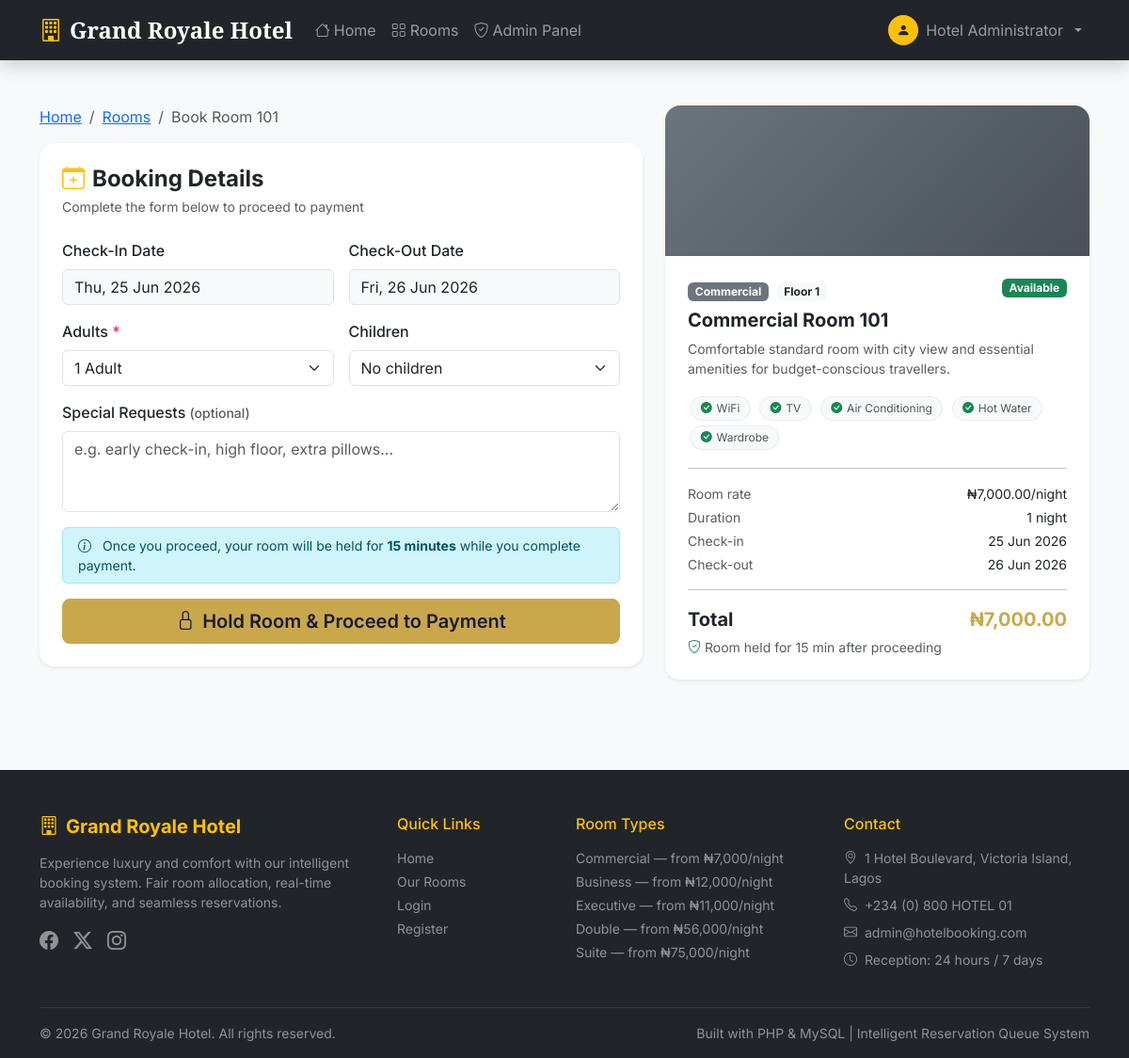
The app's page /book.php?room_id=1&check_in=2026-06-25&check_out=2026-06-26 (signed in) with its own data.
### tables this page shows
CREATE TABLE IF NOT EXISTS rooms (
    id INT AUTO_INCREMENT PRIMARY KEY,
    room_number VARCHAR(10) NOT NULL UNIQUE,
    room_type ENUM('Commercial','Business','Executive','Double','Suite') NOT NULL,
    floor INT DEFAULT 1,
    capacity INT DEFAULT 2,
    rate DECIMAL(10,2) NOT NULL,
    description TEXT,
    amenities TEXT,
    status ENUM('available','occupied','reserved','maintenance') DEFAULT 'available',
    image VARCHAR(255) DEFAULT 'default-room.jpg',
    created_at TIMESTAMP DEFAULT CURRENT_TIMESTAMP,
    updated_at TIMESTAMP DEFAULT CURRENT_TIMESTAMP ON UPDATE CURRENT_TIMESTAMP
);

### includes/config.php (called while the page is built, shortened)
<?php
function sanitize(string $input): string {
    return htmlspecialchars(strip_tags(trim($input)), ENT_QUOTES, 'UTF-8');
}
function formatCurrency(float $amount): string {
    return '₦' . number_format($amount, 2);
}

### includes/functions.php (called while the page is built, shortened)
<?php
require_once __DIR__ . '/config.php';
function getRoomById(int $id): ?array {
    global $conn;
    $stmt = $conn->prepare('SELECT * FROM rooms WHERE id = ?');
    $stmt->bind_param('i', $id);
    $stmt->execute();
    $row = $stmt->get_result()->fetch_assoc();
    return $row ?: null;
}

### book.php (the view, shortened to what this page needs)
<?php
require_once 'includes/config.php';
require_once 'includes/functions.php';
$roomId   = (int)($_GET['room_id']   ?? 0);
$checkIn  = sanitize($_GET['check_in']  ?? date('Y-m-d'));
$checkOut = sanitize($_GET['check_out'] ?? date('Y-m-d', strtotime('+1 day')));
$room = getRoomById($roomId);
$nights = max(1, (int)((strtotime($checkOut) - strtotime($checkIn)) / 86400));
$total  = $room['rate'] * $nights;
$amenities = explode(',', $room['amenities'] ?? '');
include 'includes/header.php';
?>
<section class="py-5">
  <div class="container">
    <div class="row g-4">
      <div class="col-lg-7">
        <nav aria-label="breadcrumb" class="mb-3">
          <ol class="breadcrumb small">
            <li class="breadcrumb-item"><a href="index.php">Home</a></li>
            <li class="breadcrumb-item"><a href="rooms.php?check_in=<?= $checkIn ?>&check_out=<?= $checkOut ?>">Rooms</a></li>
            <li class="breadcrumb-item active">Book Room <?= $room['room_number'] ?></li>
          </ol>
        </nav>
        <div class="card border-0 shadow-sm rounded-4 p-4">
          <h4 class="fw-bold mb-1"><i class="bi bi-calendar-plus me-2 text-warning"></i>Booking Details</h4>
          <p class="text-muted small mb-4">Complete the form below to proceed to payment</p>
          <form method="POST" novalidate>
            <div class="row g-3">
              <div class="col-md-6">
                <label class="form-label fw-medium">Check-In Date</label>
                <input type="text" class="form-control bg-light" value="<?= date('D, d M Y', strtotime($checkIn)) ?>" readonly>
              </div>
              <div class="col-md-6">
                <label class="form-label fw-medium">Check-Out Date</label>
                <input type="text" class="form-control bg-light" value="<?= date('D, d M Y', strtotime($checkOut)) ?>" readonly>
              </div>
              <div class="col-md-6">
                <label class="form-label fw-medium">Adults <span class="text-danger">*</span></label>
                <select name="adults" class="form-select">
                  <?php for ($i = 1; $i <= $room['capacity']; $i++): ?>
                  <option value="<?= $i ?>" <?= $i === 1 ? 'selected' : '' ?>><?= $i ?> Adult<?= $i > 1 ? 's' : '' ?></option>
                  <?php endfor; ?>
                </select>
              </div>
              <div class="col-md-6">
                <label class="form-label fw-medium">Children</label>
                <select name="children" class="form-select">
                  <?php for ($i = 0; $i <= 3; $i++): ?>
                  <option value="<?= $i ?>"><?= $i === 0 ? 'No children' : $i . ' Child' . ($i > 1 ? 'ren' : '') ?></option>
                  <?php endfor; ?>
                </select>
              </div>
              <div class="col-12">
                <label class="form-label fw-medium">Special Requests <span class="text-muted small">(optional)</span></label>
                <textarea name="special_requests" class="form-control" rows="3" placeholder="e.g. early check-in, high floor, extra pillows..."><?= $_POST['special_requests'] ?? '' ?></textarea>
              </div>
              <div class="col-12">
                <div class="alert alert-info py-2 small mb-0">
                  <i class="bi bi-info-circle me-2"></i>
                  Once you proceed, your room will be held for <strong><?= TEMP_RESERVATION_MINUTES ?> minutes</strong> while you complete payment.
                </div>
              </div>
              <div class="col-12">
                <button type="submit" class="btn btn-book btn-lg w-100 fw-semibold">
                  <i class="bi bi-lock me-2"></i>Hold Room &amp; Proceed to Payment
                </button>
              </div>
            </div>
          </form>
        </div>
      </div>
      <div class="col-lg-5">
        <div class="card border-0 shadow-sm rounded-4 overflow-hidden sticky-top" style="top:80px">
          <div class="room-placeholder <?= strtolower($room['room_type']) ?>" style="height:160px">
          </div>
          <div class="card-body p-4">
            <div class="d-flex justify-content-between align-items-start mb-2">
              <div>
                <span class="badge bg-secondary me-1"><?= $room['room_type'] ?></span>
                <span class="badge bg-light text-dark">Floor <?= $room['floor'] ?></span>
              </div>
              <span class="badge bg-success">Available</span>
            </div>
            <h5 class="fw-bold"><?= $room['room_type'] ?> Room <?= $room['room_number'] ?></h5>
            <p class="text-muted small"><?= $room['description'] ?></p>
            <div class="mb-3">
              <?php foreach ($amenities as $a): ?>
              <span class="amenity-tag"><i class="bi bi-check-circle-fill text-success"></i><?= trim($a) ?></span>
              <?php endforeach; ?>
            </div>
            <hr>
            <div class="small">
              <div class="d-flex justify-content-between mb-1">
                <span class="text-muted">Room rate</span>
                <span><?= formatCurrency($room['rate']) ?>/night</span>
              </div>
              <div class="d-flex justify-content-between mb-1">
                <span class="text-muted">Duration</span>
                <span><?= $nights ?> night<?= $nights !== 1 ? 's' : '' ?></span>
              </div>
              <div class="d-flex justify-content-between mb-1">
                <span class="text-muted">Check-in</span>
                <span><?= date('d M Y', strtotime($checkIn)) ?></span>
              </div>
              <div class="d-flex justify-content-between mb-1">
                <span class="text-muted">Check-out</span>
                <span><?= date('d M Y', strtotime($checkOut)) ?></span>
              </div>
            </div>
            <hr>
            <div class="d-flex justify-content-between fw-bold fs-5">
              <span>Total</span>
              <span class="text-gold"><?= formatCurrency($total) ?></span>
            </div>
            <div class="small text-muted mt-1">
              <i class="bi bi-shield-check me-1 text-success"></i>Room held for <?= TEMP_RESERVATION_MINUTES ?> min after proceeding
            </div>
          </div>
        </div>
      </div>
    </div>
  </div>
</section>
<?php include 'includes/footer.php'; ?>

### css/style.css (style rules this page uses)
:root { --gold: #c9a84c; --dark: #1a1a2e; --card-shadow: 0 4px 24px rgba(0,0,0,.08); }
body { font-family: 'Inter', sans-serif; background: #f8f9fa; color: #333; }
.btn-book { background: #c9a84c; border-color: #c9a84c; color: #1a1a2e; font-weight: 600; }
.room-placeholder { height: 220px; display: flex; align-items: center; justify-content: center; font-size: 4rem; background: linear-gradient(135deg, #667eea 0%, #764ba2 100%); color: white; }
.room-placeholder.commercial { background: linear-gradient(135deg, #6c757d 0%, #495057 100%); }
.amenity-tag { display: inline-flex; align-items: center; gap: .3rem; background: #f8f9fa; border: 1px solid #e9ecef; border-radius: 50px; padding: .2rem .65rem; font-size: .75rem; color: #555; margin: .15rem; }
.text-gold { color: #c9a84c !important; }

### records on screen
rooms: room_number "101", room_type "Commercial", floor "1", description "Comfortable standard room with city view and essential amenities for budget-conscious travellers.", amenities "WiFi", amenities "TV", amenities "Air Conditioning", amenities "Hot Water", amenities "Wardrobe", rate "₦7,000.00"

### other values on screen
SITE_NAME "Grand Royale Hotel"
$_SESSION['full_name'] "Hotel Administrator"
TEMP_RESERVATION_MINUTES "15"
$nights "1"
date('d M Y', strtotime($checkIn)) "25 Jun 2026"
date('d M Y', strtotime($checkOut)) "26 Jun 2026"
ADMIN_EMAIL "admin@hotelbooking.com"
form field adults "1 Adult"
